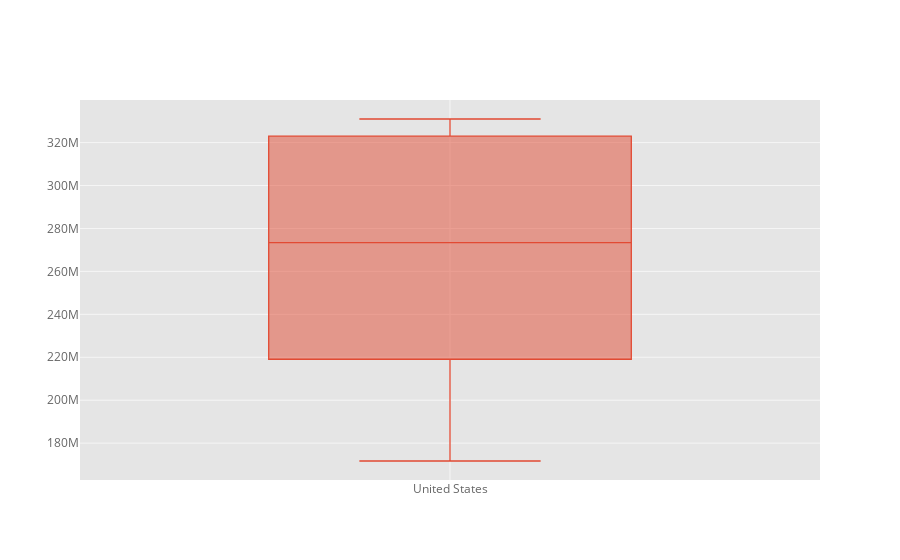

The notebook cell this image was saved under:
### Markdown cell above
# BoxPlot

### Code cell
df_pivot['United States'].iplot(kind = 'box')

### Figure 1 — Plotly figure (JSON) as saved in the notebook; plotly's stock layout.template omitted (floating-point values rounded to 4 significant figures)
{"data": [{"boxpoints": false, "line": {"width": 1.3}, "marker": {"color": "rgba(226, 74, 51, 1.0)"}, "name": "United States", "orientation": "v", "type": "box", "y": [171685336, 186720571, 199733676, 209513341, 219081251, 229476354, 240499825, 252120309, 265163745, 281710909, 294993511, 309011475, 320878310, 323015995, 325084756, 327096265, 329064917, 331002651]}], "layout": {"autosize": true, "legend": {"bgcolor": "#FFFFFF", "font": {"color": "#666666"}}, "paper_bgcolor": "#FFFFFF", "plot_bgcolor": "#E5E5E5", "title": {"font": {"color": "#151516"}}, "xaxis": {"autorange": true, "gridcolor": "#F6F6F6", "range": [-0.5, 0.5], "showgrid": true, "tickfont": {"color": "#666666"}, "title": {"font": {"color": "#666666"}, "text": ""}, "type": "category", "zerolinecolor": "#F6F6F6"}, "yaxis": {"autorange": true, "gridcolor": "#F6F6F6", "range": [162800000.0, 339900000.0], "showgrid": true, "tickfont": {"color": "#666666"}, "title": {"font": {"color": "#666666"}, "text": ""}, "type": "linear", "zerolinecolor": "#F6F6F6"}}}
